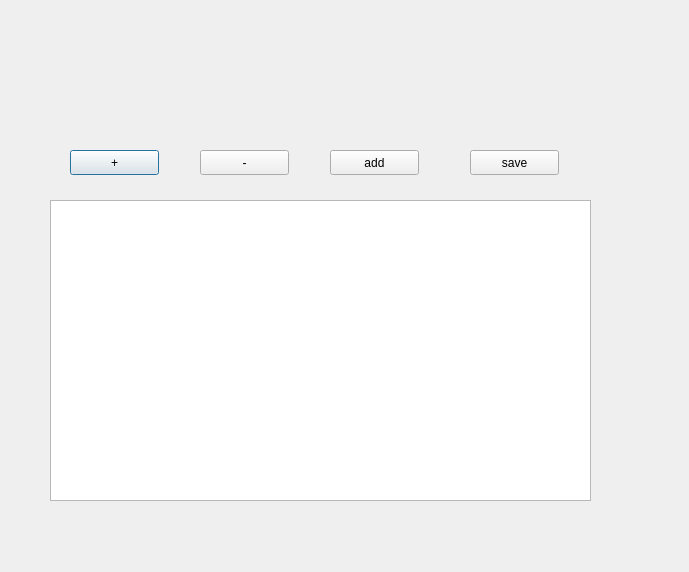
<?xml version="1.0" encoding="UTF-8"?>
<ui version="4.0">
 <class>Dialog_2</class>
 <widget class="QDialog" name="Dialog_2">
  <property name="geometry">
   <rect>
    <x>0</x>
    <y>0</y>
    <width>689</width>
    <height>572</height>
   </rect>
  </property>
  <property name="windowTitle">
   <string>Dialog</string>
  </property>
  <widget class="QTableWidget" name="tableWidget">
   <property name="geometry">
    <rect>
     <x>50</x>
     <y>200</y>
     <width>541</width>
     <height>301</height>
    </rect>
   </property>
  </widget>
  <widget class="QPushButton" name="pushButton">
   <property name="geometry">
    <rect>
     <x>70</x>
     <y>150</y>
     <width>89</width>
     <height>25</height>
    </rect>
   </property>
   <property name="text">
    <string>+</string>
   </property>
  </widget>
  <widget class="QPushButton" name="pushButton_2">
   <property name="geometry">
    <rect>
     <x>200</x>
     <y>150</y>
     <width>89</width>
     <height>25</height>
    </rect>
   </property>
   <property name="text">
    <string>-</string>
   </property>
  </widget>
  <widget class="QPushButton" name="pushButton_3">
   <property name="geometry">
    <rect>
     <x>330</x>
     <y>150</y>
     <width>89</width>
     <height>25</height>
    </rect>
   </property>
   <property name="text">
    <string>add</string>
   </property>
  </widget>
  <widget class="QPushButton" name="pushButton_4">
   <property name="geometry">
    <rect>
     <x>470</x>
     <y>150</y>
     <width>89</width>
     <height>25</height>
    </rect>
   </property>
   <property name="text">
    <string>save</string>
   </property>
  </widget>
 </widget>
 <resources/>
 <connections/>
</ui>
